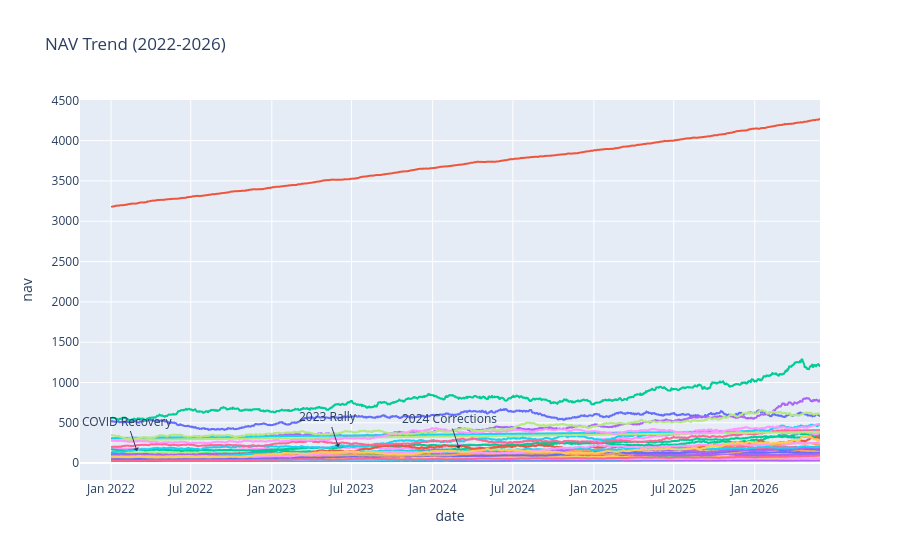

The notebook cell this image was saved under:
### Markdown cell above
## Task 1: NAV Trend Analysis
Plotting daily NAV for all 40 schemes and highlighting key market events.

### Code cell
# Load NAV data
query = """
SELECT nh.date, nh.nav, fm.scheme_name 
FROM nav_history nh 
JOIN fund_master fm ON nh.amfi_code = fm.amfi_code
"""
nav_df = pd.read_sql(query, conn)
nav_df['date'] = pd.to_datetime(nav_df['date'])

# Plot with Plotly
fig = px.line(nav_df, x='date', y='nav', color='scheme_name', title='NAV Trend (2022-2026)')

# Add Annotations
fig.add_annotation(x='2022-03-01', y=150, text="COVID Recovery", showarrow=True, arrowhead=1)
fig.add_annotation(x='2023-06-01', y=200, text="2023 Rally", showarrow=True, arrowhead=1)
fig.add_annotation(x='2024-03-01', y=180, text="2024 Corrections", showarrow=True, arrowhead=1)

fig.update_layout(showlegend=False) # Hide legend as it's too large for 40 schemes
fig.write_image("../reports/figures/nav_trend_lines.png")
fig.show()

### Figure 1 — Plotly figure (JSON) as saved in the notebook; plotly's stock layout.template omitted (floating-point values rounded to 4 significant figures; data arrays with more than 128 entries replaced by an {"elided": "..."} marker saying what was removed)
{"data": [{"hovertemplate": "scheme_name=HDFC Top 100 Fund - Regular Plan - Growth<br>date=%{x}<br>nav=%{y}<extra></extra>", "legendgroup": "HDFC Top 100 Fund - Regular Plan - Growth", "line": {"color": "#636efa", "dash": "solid"}, "marker": {"symbol": "circle"}, "mode": "lines", "name": "HDFC Top 100 Fund - Regular Plan - Growth", "showlegend": true, "type": "scattergl", "x": {"elided": "1608 str values"}, "xaxis": "x", "y": {"elided": "1608 float values"}, "yaxis": "y"}, {"hovertemplate": "scheme_name=HDFC Short Term Debt Fund - Regular - Growth<br>date=%{x}<br>nav=%{y}<extra></extra>", "legendgroup": "HDFC Short Term Debt Fund - Regular - Growth", "line": {"color": "#EF553B", "dash": "solid"}, "marker": {"symbol": "circle"}, "mode": "lines", "name": "HDFC Short Term Debt Fund - Regular - Growth", "showlegend": true, "type": "scattergl", "x": {"elided": "1608 str values"}, "xaxis": "x", "y": {"elided": "1608 float values"}, "yaxis": "y"}, {"hovertemplate": "scheme_name=HDFC Mid-Cap Opportunities Fund - Regular - Growth<br>date=%{x}<br>nav=%{y}<extra></extra>", "legendgroup": "HDFC Mid-Cap Opportunities Fund - Regular - Growth", "line": {"color": "#00cc96", "dash": "solid"}, "marker": {"symbol": "circle"}, "mode": "lines", "name": "HDFC Mid-Cap Opportunities Fund - Regular - Growth", "showlegend": true, "type": "scattergl", "x": {"elided": "1608 str values"}, "xaxis": "x", "y": {"elided": "1608 float values"}, "yaxis": "y"}, {"hovertemplate": "scheme_name=ABSL Frontline Equity Fund - Regular - Growth<br>date=%{x}<br>nav=%{y}<extra></extra>", "legendgroup": "ABSL Frontline Equity Fund - Regular - Growth", "line": {"color": "#ab63fa", "dash": "solid"}, "marker": {"symbol": "circle"}, "mode": "lines", "name": "ABSL Frontline Equity Fund - Regular - Growth", "showlegend": true, "type": "scattergl", "x": {"elided": "1608 str values"}, "xaxis": "x", "y": {"elided": "1608 float values"}, "yaxis": "y"}, {"hovertemplate": "scheme_name=ABSL Small Cap Fund - Regular - Growth<br>date=%{x}<br>nav=%{y}<extra></extra>", "legendgroup": "ABSL Small Cap Fund - Regular - Growth", "line": {"color": "#FFA15A", "dash": "solid"}, "marker": {"symbol": "circle"}, "mode": "lines", "name": "ABSL Small Cap Fund - Regular - Growth", "showlegend": true, "type": "scattergl", "x": {"elided": "1608 str values"}, "xaxis": "x", "y": {"elided": "1608 float values"}, "yaxis": "y"}, {"hovertemplate": "scheme_name=ABSL Liquid Fund - Regular - Growth<br>date=%{x}<br>nav=%{y}<extra></extra>", "legendgroup": "ABSL Liquid Fund - Regular - Growth", "line": {"color": "#19d3f3", "dash": "solid"}, "marker": {"symbol": "circle"}, "mode": "lines", "name": "ABSL Liquid Fund - Regular - Growth", "showlegend": true, "type": "scattergl", "x": {"elided": "1608 str values"}, "xaxis": "x", "y": {"elided": "1608 float values"}, "yaxis": "y"}, {"hovertemplate": "scheme_name=UTI Nifty 50 Index Fund - Regular - Growth<br>date=%{x}<br>nav=%{y}<extra></extra>", "legendgroup": "UTI Nifty 50 Index Fund - Regular - Growth", "line": {"color": "#FF6692", "dash": "solid"}, "marker": {"symbol": "circle"}, "mode": "lines", "name": "UTI Nifty 50 Index Fund - Regular - Growth", "showlegend": true, "type": "scattergl", "x": {"elided": "1608 str values"}, "xaxis": "x", "y": {"elided": "1608 float values"}, "yaxis": "y"}, {"hovertemplate": "scheme_name=UTI Mid Cap Fund - Regular - Growth<br>date=%{x}<br>nav=%{y}<extra></extra>", "legendgroup": "UTI Mid Cap Fund - Regular - Growth", "line": {"color": "#B6E880", "dash": "solid"}, "marker": {"symbol": "circle"}, "mode": "lines", "name": "UTI Mid Cap Fund - Regular - Growth", "showlegend": true, "type": "scattergl", "x": {"elided": "1608 str values"}, "xaxis": "x", "y": {"elided": "1608 float values"}, "yaxis": "y"}, {"hovertemplate": "scheme_name=UTI Flexi Cap Fund - Regular - Growth<br>date=%{x}<br>nav=%{y}<extra></extra>", "legendgroup": "UTI Flexi Cap Fund - Regular - Growth", "line": {"color": "#FF97FF", "dash": "solid"}, "marker": {"symbol": "circle"}, "mode": "lines", "name": "UTI Flexi Cap Fund - Regular - Growth", "showlegend": true, "type": "scattergl", "x": {"elided": "1608 str values"}, "xaxis": "x", "y": {"elided": "1608 float values"}, "yaxis": "y"}, {"hovertemplate": "scheme_name=Nippon India Large Cap Fund - Regular - Growth<br>date=%{x}<br>nav=%{y}<extra></extra>", "legendgroup": "Nippon India Large Cap Fund - Regular - Growth", "line": {"color": "#FECB52", "dash": "solid"}, "marker": {"symbol": "circle"}, "mode": "lines", "name": "Nippon India Large Cap Fund - Regular - Growth", "showlegend": true, "type": "scattergl", "x": {"elided": "1608 str values"}, "xaxis": "x", "y": {"elided": "1608 float values"}, "yaxis": "y"}, {"hovertemplate": "scheme_name=Nippon India Large Cap Fund - Direct - Growth<br>date=%{x}<br>nav=%{y}<extra></extra>", "legendgroup": "Nippon India Large Cap Fund - Direct - Growth", "line": {"color": "#636efa", "dash": "solid"}, "marker": {"symbol": "circle"}, "mode": "lines", "name": "Nippon India Large Cap Fund - Direct - Growth", "showlegend": true, "type": "scattergl", "x": {"elided": "1608 str values"}, "xaxis": "x", "y": {"elided": "1608 float values"}, "yaxis": "y"}, {"hovertemplate": "scheme_name=Nippon India Small Cap Fund - Regular - Growth<br>date=%{x}<br>nav=%{y}<extra></extra>", "legendgroup": "Nippon India Small Cap Fund - Regular - Growth", "line": {"color": "#EF553B", "dash": "solid"}, "marker": {"symbol": "circle"}, "mode": "lines", "name": "Nippon India Small Cap Fund - Regular - Growth", "showlegend": true, "type": "scattergl", "x": {"elided": "1608 str values"}, "xaxis": "x", "y": {"elided": "1608 float values"}, "yaxis": "y"}, {"hovertemplate": "scheme_name=Nippon India ETF Nifty 50 BeES<br>date=%{x}<br>nav=%{y}<extra></extra>", "legendgroup": "Nippon India ETF Nifty 50 BeES", "line": {"color": "#00cc96", "dash": "solid"}, "marker": {"symbol": "circle"}, "mode": "lines", "name": "Nippon India ETF Nifty 50 BeES", "showlegend": true, "type": "scattergl", "x": {"elided": "1608 str values"}, "xaxis": "x", "y": {"elided": "1608 float values"}, "yaxis": "y"}, {"hovertemplate": "scheme_name=Nippon India Gilt Securities Fund - Regular - Growth<br>date=%{x}<br>nav=%{y}<extra></extra>", "legendgroup": "Nippon India Gilt Securities Fund - Regular - Growth", "line": {"color": "#ab63fa", "dash": "solid"}, "marker": {"symbol": "circle"}, "mode": "lines", "name": "Nippon India Gilt Securities Fund - Regular - Growth", "showlegend": true, "type": "scattergl", "x": {"elided": "1608 str values"}, "xaxis": "x", "y": {"elided": "1608 float values"}, "yaxis": "y"}, {"hovertemplate": "scheme_name=Axis Bluechip Fund - Regular - Growth<br>date=%{x}<br>nav=%{y}<extra></extra>", "legendgroup": "Axis Bluechip Fund - Regular - Growth", "line": {"color": "#FFA15A", "dash": "solid"}, "marker": {"symbol": "circle"}, "mode": "lines", "name": "Axis Bluechip Fund - Regular - Growth", "showlegend": true, "type": "scattergl", "x": {"elided": "1608 str values"}, "xaxis": "x", "y": {"elided": "1608 float values"}, "yaxis": "y"}, {"hovertemplate": "scheme_name=Axis Bluechip Fund - Direct - Growth<br>date=%{x}<br>nav=%{y}<extra></extra>", "legendgroup": "Axis Bluechip Fund - Direct - Growth", "line": {"color": "#19d3f3", "dash": "solid"}, "marker": {"symbol": "circle"}, "mode": "lines", "name": "Axis Bluechip Fund - Direct - Growth", "showlegend": true, "type": "scattergl", "x": {"elided": "1608 str values"}, "xaxis": "x", "y": {"elided": "1608 float values"}, "yaxis": "y"}, {"hovertemplate": "scheme_name=Axis Midcap Fund - Regular - Growth<br>date=%{x}<br>nav=%{y}<extra></extra>", "legendgroup": "Axis Midcap Fund - Regular - Growth", "line": {"color": "#FF6692", "dash": "solid"}, "marker": {"symbol": "circle"}, "mode": "lines", "name": "Axis Midcap Fund - Regular - Growth", "showlegend": true, "type": "scattergl", "x": {"elided": "1608 str values"}, "xaxis": "x", "y": {"elided": "1608 float values"}, "yaxis": "y"}, {"hovertemplate": "scheme_name=Axis Small Cap Fund - Regular - Growth<br>date=%{x}<br>nav=%{y}<extra></extra>", "legendgroup": "Axis Small Cap Fund - Regular - Growth", "line": {"color": "#B6E880", "dash": "solid"}, "marker": {"symbol": "circle"}, "mode": "lines", "name": "Axis Small Cap Fund - Regular - Growth", "showlegend": true, "type": "scattergl", "x": {"elided": "1608 str values"}, "xaxis": "x", "y": {"elided": "1608 float values"}, "yaxis": "y"}, {"hovertemplate": "scheme_name=SBI Magnum Gilt Fund - Regular Plan - Growth<br>date=%{x}<br>nav=%{y}<extra></extra>", "legendgroup": "SBI Magnum Gilt Fund - Regular Plan - Growth", "line": {"color": "#FF97FF", "dash": "solid"}, "marker": {"symbol": "circle"}, "mode": "lines", "name": "SBI Magnum Gilt Fund - Regular Plan - Growth", "showlegend": true, "type": "scattergl", "x": {"elided": "1608 str values"}, "xaxis": "x", "y": {"elided": "1608 float values"}, "yaxis": "y"}, {"hovertemplate": "scheme_name=SBI Bluechip Fund - Regular Plan - Growth<br>date=%{x}<br>nav=%{y}<extra></extra>", "legendgroup": "SBI Bluechip Fund - Regular Plan - Growth", "line": {"color": "#FECB52", "dash": "solid"}, "marker": {"symbol": "circle"}, "mode": "lines", "name": "SBI Bluechip Fund - Regular Plan - Growth", "showlegend": true, "type": "scattergl", "x": {"elided": "1608 str values"}, "xaxis": "x", "y": {"elided": "1608 float values"}, "yaxis": "y"}, {"hovertemplate": "scheme_name=SBI Bluechip Fund - Direct Plan - Growth<br>date=%{x}<br>nav=%{y}<extra></extra>", "legendgroup": "SBI Bluechip Fund - Direct Plan - Growth", "line": {"color": "#636efa", "dash": "solid"}, "marker": {"symbol": "circle"}, "mode": "lines", "name": "SBI Bluechip Fund - Direct Plan - Growth", "showlegend": true, "type": "scattergl", "x": {"elided": "1608 str values"}, "xaxis": "x", "y": {"elided": "1608 float values"}, "yaxis": "y"}, {"hovertemplate": "scheme_name=SBI Small Cap Fund - Regular Plan - Growth<br>date=%{x}<br>nav=%{y}<extra></extra>", "legendgroup": "SBI Small Cap Fund - Regular Plan - Growth", "line": {"color": "#EF553B", "dash": "solid"}, "marker": {"symbol": "circle"}, "mode": "lines", "name": "SBI Small Cap Fund - Regular Plan - Growth", "showlegend": true, "type": "scattergl", "x": {"elided": "1608 str values"}, "xaxis": "x", "y": {"elided": "1608 float values"}, "yaxis": "y"}, {"hovertemplate": "scheme_name=SBI Small Cap Fund - Direct Plan - Growth<br>date=%{x}<br>nav=%{y}<extra></extra>", "legendgroup": "SBI Small Cap Fund - Direct Plan - Growth", "line": {"color": "#00cc96", "dash": "solid"}, "marker": {"symbol": "circle"}, "mode": "lines", "name": "SBI Small Cap Fund - Direct Plan - Growth", "showlegend": true, "type": "scattergl", "x": {"elided": "1608 str values"}, "xaxis": "x", "y": {"elided": "1608 float values"}, "yaxis": "y"}, {"hovertemplate": "scheme_name=ICICI Pru Bluechip Fund - Regular - Growth<br>date=%{x}<br>nav=%{y}<extra></extra>", "legendgroup": "ICICI Pru Bluechip Fund - Regular - Growth", "line": {"color": "#ab63fa", "dash": "solid"}, "marker": {"symbol": "circle"}, "mode": "lines", "name": "ICICI Pru Bluechip Fund - Regular - Growth", "showlegend": true, "type": "scattergl", "x": {"elided": "1608 str values"}, "xaxis": "x", "y": {"elided": "1608 float values"}, "yaxis": "y"}, {"hovertemplate": "scheme_name=ICICI Pru Bluechip Fund - Direct - Growth<br>date=%{x}<br>nav=%{y}<extra></extra>", "legendgroup": "ICICI Pru Bluechip Fund - Direct - Growth", "line": {"color": "#FFA15A", "dash": "solid"}, "marker": {"symbol": "circle"}, "mode": "lines", "name": "ICICI Pru Bluechip Fund - Direct - Growth", "showlegend": true, "type": "scattergl", "x": {"elided": "1608 str values"}, "xaxis": "x", "y": {"elided": "1608 float values"}, "yaxis": "y"}, {"hovertemplate": "scheme_name=ICICI Pru Midcap Fund - Regular - Growth<br>date=%{x}<br>nav=%{y}<extra></extra>", "legendgroup": "ICICI Pru Midcap Fund - Regular - Growth", "line": {"color": "#19d3f3", "dash": "solid"}, "marker": {"symbol": "circle"}, "mode": "lines", "name": "ICICI Pru Midcap Fund - Regular - Growth", "showlegend": true, "type": "scattergl", "x": {"elided": "1608 str values"}, "xaxis": "x", "y": {"elided": "1608 float values"}, "yaxis": "y"}, {"hovertemplate": "scheme_name=ICICI Pru Value Discovery Fund - Regular - Growth<br>date=%{x}<br>nav=%{y}<extra></extra>", "legendgroup": "ICICI Pru Value Discovery Fund - Regular - Growth", "line": {"color": "#FF6692", "dash": "solid"}, "marker": {"symbol": "circle"}, "mode": "lines", "name": "ICICI Pru Value Discovery Fund - Regular - Growth", "showlegend": true, "type": "scattergl", "x": {"elided": "1608 str values"}, "xaxis": "x", "y": {"elided": "1608 float values"}, "yaxis": "y"}, {"hovertemplate": "scheme_name=ICICI Pru Liquid Fund - Regular - Growth<br>date=%{x}<br>nav=%{y}<extra></extra>", "legendgroup": "ICICI Pru Liquid Fund - Regular - Growth", "line": {"color": "#B6E880", "dash": "solid"}, "marker": {"symbol": "circle"}, "mode": "lines", "name": "ICICI Pru Liquid Fund - Regular - Growth", "showlegend": true, "type": "scattergl", "x": {"elided": "1608 str values"}, "xaxis": "x", "y": {"elided": "1608 float values"}, "yaxis": "y"}, {"hovertemplate": "scheme_name=Kotak Bluechip Fund - Regular - Growth<br>date=%{x}<br>nav=%{y}<extra></extra>", "legendgroup": "Kotak Bluechip Fund - Regular - Growth", "line": {"color": "#FF97FF", "dash": "solid"}, "marker": {"symbol": "circle"}, "mode": "lines", "name": "Kotak Bluechip Fund - Regular - Growth", "showlegend": true, "type": "scattergl", "x": {"elided": "1608 str values"}, "xaxis": "x", "y": {"elided": "1608 float values"}, "yaxis": "y"}, {"hovertemplate": "scheme_name=Kotak Emerging Equity Fund - Regular - Growth<br>date=%{x}<br>nav=%{y}<extra></extra>", "legendgroup": "Kotak Emerging Equity Fund - Regular - Growth", "line": {"color": "#FECB52", "dash": "solid"}, "marker": {"symbol": "circle"}, "mode": "lines", "name": "Kotak Emerging Equity Fund - Regular - Growth", "showlegend": true, "type": "scattergl", "x": {"elided": "1608 str values"}, "xaxis": "x", "y": {"elided": "1608 float values"}, "yaxis": "y"}, {"hovertemplate": "scheme_name=Kotak Flexicap Fund - Regular - Growth<br>date=%{x}<br>nav=%{y}<extra></extra>", "legendgroup": "Kotak Flexicap Fund - Regular - Growth", "line": {"color": "#636efa", "dash": "solid"}, "marker": {"symbol": "circle"}, "mode": "lines", "name": "Kotak Flexicap Fund - Regular - Growth", "showlegend": true, "type": "scattergl", "x": {"elided": "1608 str values"}, "xaxis": "x", "y": {"elided": "1608 float values"}, "yaxis": "y"}, {"hovertemplate": "scheme_name=Kotak Liquid Fund - Regular - Growth<br>date=%{x}<br>nav=%{y}<extra></extra>", "legendgroup": "Kotak Liquid Fund - Regular - Growth", "line": {"color": "#EF553B", "dash": "solid"}, "marker": {"symbol": "circle"}, "mode": "lines", "name": "Kotak Liquid Fund - Regular - Growth", "showlegend": true, "type": "scattergl", "x": {"elided": "1608 str values"}, "xaxis": "x", "y": {"elided": "1608 float values"}, "yaxis": "y"}, {"hovertemplate": "scheme_name=HDFC Top 100 Fund - Direct Plan - Growth<br>date=%{x}<br>nav=%{y}<extra></extra>", "legendgroup": "HDFC Top 100 Fund - Direct Plan - Growth", "line": {"color": "#00cc96", "dash": "solid"}, "marker": {"symbol": "circle"}, "mode": "lines", "name": "HDFC Top 100 Fund - Direct Plan - Growth", "showlegend": true, "type": "scattergl", "x": {"elided": "1608 str values"}, "xaxis": "x", "y": {"elided": "1608 float values"}, "yaxis": "y"}, {"hovertemplate": "scheme_name=HDFC Mid-Cap Opportunities Fund - Direct - Growth<br>date=%{x}<br>nav=%{y}<extra></extra>", "legendgroup": "HDFC Mid-Cap Opportunities Fund - Direct - Growth", "line": {"color": "#ab63fa", "dash": "solid"}, "marker": {"symbol": "circle"}, "mode": "lines", "name": "HDFC Mid-Cap Opportunities Fund - Direct - Growth", "showlegend": true, "type": "scattergl", "x": {"elided": "1608 str values"}, "xaxis": "x", "y": {"elided": "1608 float values"}, "yaxis": "y"}, {"hovertemplate": "scheme_name=Mirae Asset Large Cap Fund - Regular - Growth<br>date=%{x}<br>nav=%{y}<extra></extra>", "legendgroup": "Mirae Asset Large Cap Fund - Regular - Growth", "line": {"color": "#FFA15A", "dash": "solid"}, "marker": {"symbol": "circle"}, "mode": "lines", "name": "Mirae Asset Large Cap Fund - Regular - Growth", "showlegend": true, "type": "scattergl", "x": {"elided": "1608 str values"}, "xaxis": "x", "y": {"elided": "1608 float values"}, "yaxis": "y"}, {"hovertemplate": "scheme_name=Mirae Asset Emerging Bluechip Fund - Regular - Growth<br>date=%{x}<br>nav=%{y}<extra></extra>", "legendgroup": "Mirae Asset Emerging Bluechip Fund - Regular - Growth", "line": {"color": "#19d3f3", "dash": "solid"}, "marker": {"symbol": "circle"}, "mode": "lines", "name": "Mirae Asset Emerging Bluechip Fund - Regular - Growth", "showlegend": true, "type": "scattergl", "x": {"elided": "1608 str values"}, "xaxis": "x", "y": {"elided": "1608 float values"}, "yaxis": "y"}, {"hovertemplate": "scheme_name=Mirae Asset Tax Saver Fund - Regular - Growth<br>date=%{x}<br>nav=%{y}<extra></extra>", "legendgroup": "Mirae Asset Tax Saver Fund - Regular - Growth", "line": {"color": "#FF6692", "dash": "solid"}, "marker": {"symbol": "circle"}, "mode": "lines", "name": "Mirae Asset Tax Saver Fund - Regular - Growth", "showlegend": true, "type": "scattergl", "x": {"elided": "1608 str values"}, "xaxis": "x", "y": {"elided": "1608 float values"}, "yaxis": "y"}, {"hovertemplate": "scheme_name=DSP Top 100 Equity Fund - Regular - Growth<br>date=%{x}<br>nav=%{y}<extra></extra>", "legendgroup": "DSP Top 100 Equity Fund - Regular - Growth", "line": {"color": "#B6E880", "dash": "solid"}, "marker": {"symbol": "circle"}, "mode": "lines", "name": "DSP Top 100 Equity Fund - Regular - Growth", "showlegend": true, "type": "scattergl", "x": {"elided": "1608 str values"}, "xaxis": "x", "y": {"elided": "1608 float values"}, "yaxis": "y"}, {"hovertemplate": "scheme_name=DSP Midcap Fund - Regular - Growth<br>date=%{x}<br>nav=%{y}<extra></extra>", "legendgroup": "DSP Midcap Fund - Regular - Growth", "line": {"color": "#FF97FF", "dash": "solid"}, "marker": {"symbol": "circle"}, "mode": "lines", "name": "DSP Midcap Fund - Regular - Growth", "showlegend": true, "type": "scattergl", "x": {"elided": "1608 str values"}, "xaxis": "x", "y": {"elided": "1608 float values"}, "yaxis": "y"}, {"hovertemplate": "scheme_name=DSP Small Cap Fund - Regular - Growth<br>date=%{x}<br>nav=%{y}<extra></extra>", "legendgroup": "DSP Small Cap Fund - Regular - Growth", "line": {"color": "#FECB52", "dash": "solid"}, "marker": {"symbol": "circle"}, "mode": "lines", "name": "DSP Small Cap Fund - Regular - Growth", "showlegend": true, "type": "scattergl", "x": {"elided": "1608 str values"}, "xaxis": "x", "y": {"elided": "1608 float values"}, "yaxis": "y"}], "layout": {"annotations": [{"arrowhead": 1, "showarrow": true, "text": "COVID Recovery", "x": "2022-03-01", "y": 150}, {"arrowhead": 1, "showarrow": true, "text": "2023 Rally", "x": "2023-06-01", "y": 200}, {"arrowhead": 1, "showarrow": true, "text": "2024 Corrections", "x": "2024-03-01", "y": 180}], "legend": {"title": {"text": "scheme_name"}, "tracegroupgap": 0}, "showlegend": false, "title": {"text": "NAV Trend (2022-2026)"}, "xaxis": {"anchor": "y", "domain": [0.0, 1.0], "title": {"text": "date"}}, "yaxis": {"anchor": "x", "domain": [0.0, 1.0], "title": {"text": "nav"}}}}
